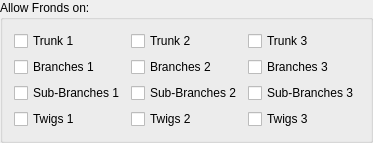
             <widget class="QGroupBox" name="group_AllowFrondTypes">
              <property name="toolTip">
               <string>This allows to disable the generation of certain frond meshes , on a per-LOD basis.</string>
              </property>
              <property name="title">
               <string>Allow Fronds on:</string>
              </property>
              <property name="flat">
               <bool>true</bool>
              </property>
              <layout class="QGridLayout" name="gridLayout_17">
               <item row="0" column="0">
                <widget class="QCheckBox" name="check_LodTrunk1_2">
                 <property name="toolTip">
                  <string>Uncheck this box to disable the generation of this type of mesh.</string>
                 </property>
                 <property name="text">
                  <string>Trunk 1</string>
                 </property>
                </widget>
               </item>
               <item row="0" column="1">
                <widget class="QCheckBox" name="check_LodTrunk2_2">
                 <property name="toolTip">
                  <string>Uncheck this box to disable the generation of this type of mesh.</string>
                 </property>
                 <property name="text">
                  <string>Trunk 2</string>
                 </property>
                </widget>
               </item>
               <item row="0" column="2">
                <widget class="QCheckBox" name="check_LodTrunk3_2">
                 <property name="toolTip">
                  <string>Uncheck this box to disable the generation of this type of mesh.</string>
                 </property>
                 <property name="text">
                  <string>Trunk 3</string>
                 </property>
                </widget>
               </item>
               <item row="1" column="0">
                <widget class="QCheckBox" name="check_LodMainBranches1_2">
                 <property name="toolTip">
                  <string>Uncheck this box to disable the generation of this type of mesh.</string>
                 </property>
                 <property name="text">
                  <string>Branches 1</string>
                 </property>
                </widget>
               </item>
               <item row="1" column="1">
                <widget class="QCheckBox" name="check_LodMainBranches2_2">
                 <property name="toolTip">
                  <string>Uncheck this box to disable the generation of this type of mesh.</string>
                 </property>
                 <property name="text">
                  <string>Branches 2</string>
                 </property>
                </widget>
               </item>
               <item row="1" column="2">
                <widget class="QCheckBox" name="check_LodMainBranches3_2">
                 <property name="toolTip">
                  <string>Uncheck this box to disable the generation of this type of mesh.</string>
                 </property>
                 <property name="text">
                  <string>Branches 3</string>
                 </property>
                </widget>
               </item>
               <item row="2" column="0">
                <widget class="QCheckBox" name="check_LodSubBranches1_2">
                 <property name="toolTip">
                  <string>Uncheck this box to disable the generation of this type of mesh.</string>
                 </property>
                 <property name="text">
                  <string>Sub-Branches 1</string>
                 </property>
                </widget>
               </item>
               <item row="2" column="1">
                <widget class="QCheckBox" name="check_LodSubBranches2_2">
                 <property name="toolTip">
                  <string>Uncheck this box to disable the generation of this type of mesh.</string>
                 </property>
                 <property name="text">
                  <string>Sub-Branches 2</string>
                 </property>
                </widget>
               </item>
               <item row="2" column="2">
                <widget class="QCheckBox" name="check_LodSubBranches3_2">
                 <property name="toolTip">
                  <string>Uncheck this box to disable the generation of this type of mesh.</string>
                 </property>
                 <property name="text">
                  <string>Sub-Branches 3</string>
                 </property>
                </widget>
               </item>
               <item row="3" column="0">
                <widget class="QCheckBox" name="check_LodTwigs1_2">
                 <property name="toolTip">
                  <string>Uncheck this box to disable the generation of this type of mesh.</string>
                 </property>
                 <property name="text">
                  <string>Twigs 1</string>
                 </property>
                </widget>
               </item>
               <item row="3" column="1">
                <widget class="QCheckBox" name="check_LodTwigs2_2">
                 <property name="toolTip">
                  <string>Uncheck this box to disable the generation of this type of mesh.</string>
                 </property>
                 <property name="text">
                  <string>Twigs 2</string>
                 </property>
                </widget>
               </item>
               <item row="3" column="2">
                <widget class="QCheckBox" name="check_LodTwigs3_2">
                 <property name="toolTip">
                  <string>Uncheck this box to disable the generation of this type of mesh.</string>
                 </property>
                 <property name="text">
                  <string>Twigs 3</string>
                 </property>
                </widget>
               </item>
              </layout>
             </widget>
